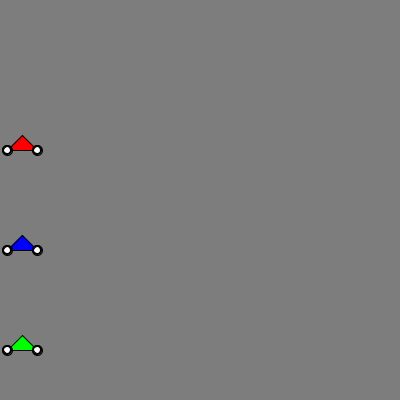
Frame 1 (no input)
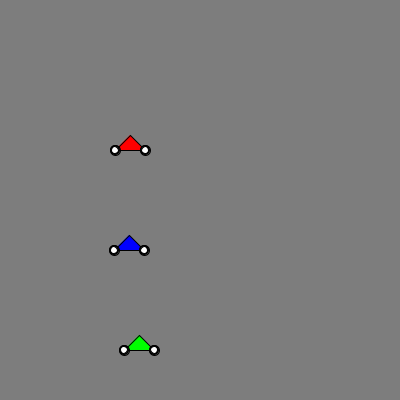
Frame 60 (the mouse pressed at the canvas centre just before this capture)
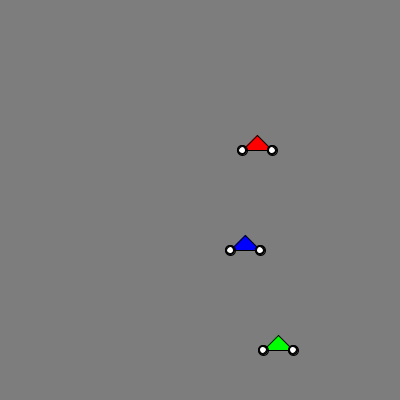
Frame 120 (the mouse held since frame 60 and released just before this capture)

The Processing sketch that drew these frames (run headless with seeded random() and noise(); from frame 60 on, the mouse is pressed at the canvas centre):

// Processing sketch: bikes
// ── bikes.pde
final color RED = color(255, 0, 0);
final color BLUE = color(0, 0, 255);
final color GREEN = color(0, 255, 0);
Motorbike bike1 = new Motorbike(150, RED);
Motorbike bike2 = new Motorbike(250, BLUE);
Motorbike bike3 = new Motorbike(350, GREEN);
int gameMode = 0;

void setup() {
  size(400, 400);
}

void draw() {
  background(125);
  bike1.update();
  bike2.update();
  bike3.update();
  String winner = checkFinished();
  checkEnd(winner);
}

String checkFinished() {
  if (bike1.finished()) {
    if(gameMode == 0){
      bike1.wins += 1;
    } 
    return "bike1";
  } else if (bike2.finished()) {
    if(gameMode == 0){
      bike2.wins += 1;
    } 
    return "bike2";
  } else if (bike3.finished()) {
    if(gameMode == 0){
      bike3.wins += 1;
    } 
    return "bike3";
  } else {
    return null;
  }
}

void checkEnd(String winner) {
  if (winner == null) {
    return;
  } else {
    end(winner);
  }
}

void end(String winner) {
  if (gameMode == 0){
   gameMode = 1;
  }
  if(gameMode == 1){
    textSize(24);
    if (winner == "bike1") {
      text("Bike 1 wins!", 125, 65);
      text("score is: " + str(bike1.wins) + ":" + str(bike2.wins)+ ":" + str(bike3.wins), 125, 90);
    } else if (winner == "bike2") {
      text("Bike 2 wins!", 125, 65);
      text("score is: " + str(bike1.wins) + ":" + str(bike2.wins)+ ":" + str(bike3.wins), 125, 90);
    } else if (winner == "bike3") {
      text("Bike 3 wins!", 125, 65);
      text("score is: " + str(bike1.wins) + ":" + str(bike2.wins)+ ":" + str(bike3.wins), 125, 90);
    }
    if (keyPressed) {
      if (key == ' '){
        bike1.x = 5;
        bike2.x = 5;
        bike3.x = 5;
        gameMode = 0;
      }
    }
}
    
}

// ── Motorbike.pde


class Motorbike
{
  int x = 5;  //members
  int ypos;
  int speed=2;
  int size=30;
  color colour;
  int wins;

  Motorbike(int y, int c) {
    this.ypos = y;
    this.colour = c;
  }
  //methods, procedures an object of this type can perform
  void render()
  {
    float wheelHeight = size/3;
    fill(colour);
    triangle(x, ypos, x+size, ypos, x+size/2, ypos-size/2);  //built-in triangle routine
    drawWheel(x, ypos, wheelHeight);
    drawWheel(x+size, ypos, wheelHeight);
  }
  void move() {
    if (gameMode == 0){
      x=x+speed;
    }
    speed = (int)random(5.0);  //a random step [0..5]
  }
  boolean finished(){
    return x>(width - 10);   
  }
  
  void update() {
    if (finished() == false){
      move();
    }
    render();
  }

  void drawWheel(int x, int y, float size)
  {
    float inner = size*2/3;
    fill(0);
    ellipse(x, y, size, size);
    fill(255);
    ellipse(x, y, inner, inner);
  }
} //end of class description
